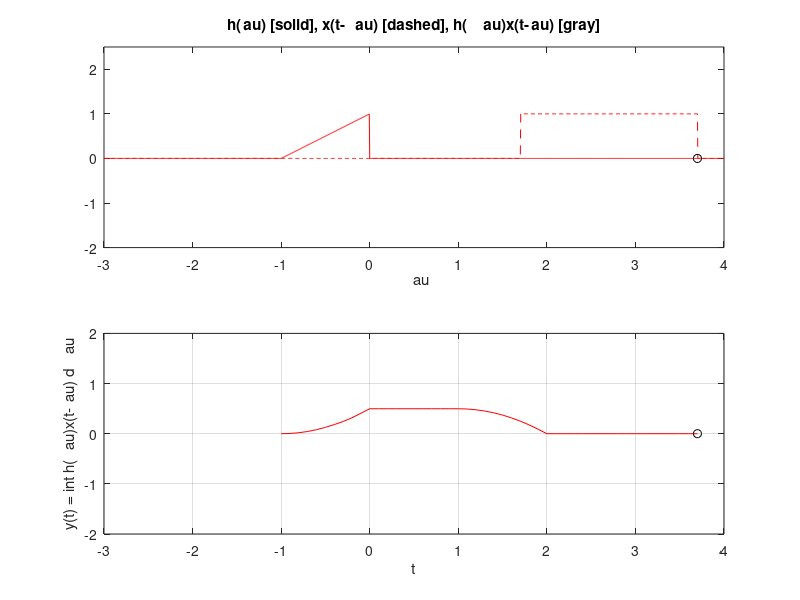

Recreate this plot in MATLAB.
clf;
clc;
clear;
figure (1)% Create figure window and make visible on screen
u = @(t) 1.0*(t>=0);
x = @(t) (u(t)- u(t-2));
h = @(t) (t+1).*(u(t+1)-u(t));
dtau = 0.005; tau = -3:dtau:4;
ti = 0; tvec = -1.:.1:3.75;
y = NaN*zeros(1,length(tvec)); % Pre-allocate memory
for t = tvec,
   ti = ti+1; % Time index
   xh = x(t-tau).*h(tau);
   lxh = length(xh);
   y(ti) = sum(xh.*dtau);
   % Trapezoidal approximation of convolution integral
   subplot(2,1,1),plot(tau,h(tau),"r-",tau,x(t-tau),"r--",t,0,"ok");
   axis([tau(1) tau(end) -2.0 2.5]);
   patch([tau(1:end-1);tau(1:end-1);tau(2:end);tau(2:end)],...
       [zeros(1,lxh-1);xh(1:end-1);xh(2:end);zeros(1,lxh-1)],...
       [.8 .8 .8],"edgecolor","none");
   xlabel("\tau"); title("h(\tau) [solid], x(t-\tau) [dashed], h(\tau)x(t-\tau) [gray]");
   c = get(gca,'children'); set(gca,'children',[c(2);c(3);c(4);c(1)]);
   subplot(2,1,2),plot(tvec,y,"r",tvec(ti),y(ti),"ok");
   xlabel("t"); ylabel("y(t) = \int h(\tau)x(t-\tau) d\tau");
   axis([tau(1) tau(end) -2.0 2.0]); grid;
   pause;
end
